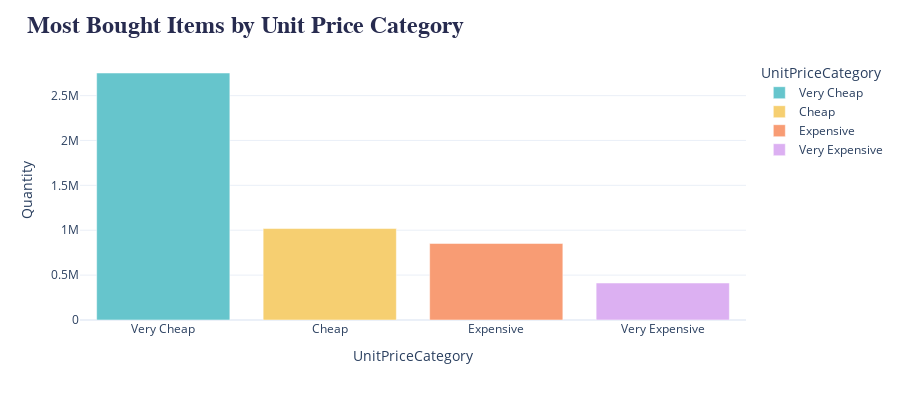

Notebook code for this chart:
### Code cell
fig = px.bar(
    ecommerce_by_unit.groupby('UnitPriceCategoryOrdinal', as_index=False).agg({'Quantity': 'sum', 'UnitPriceCategory': 'first'}),
    x='UnitPriceCategory',
    y='Quantity',
    color='UnitPriceCategory',
    color_discrete_sequence=px.colors.qualitative.Pastel,
    template='plotly_white',
    height=400,
)

fig.update_layout(
    title=dict(
        text='<b>Most Bought Items by Unit Price Category</b>',    
        x=0.03,
        y=0.96,
        font=dict(
            family='Helvetica',
            size=24,
            color='#272b4f'
        ),
    ),
),

fig.show()

### Figure 1 — Plotly figure (JSON) as saved in the notebook; plotly's stock layout.template omitted (floating-point values rounded to 4 significant figures)
{"data": [{"alignmentgroup": "True", "hovertemplate": "UnitPriceCategory=%{x}<br>Quantity=%{y}<extra></extra>", "legendgroup": "Very Cheap", "marker": {"color": "rgb(102, 197, 204)", "pattern": {"shape": ""}}, "name": "Very Cheap", "offsetgroup": "Very Cheap", "orientation": "v", "showlegend": true, "textposition": "auto", "type": "bar", "x": ["Very Cheap"], "xaxis": "x", "y": [2751930], "yaxis": "y"}, {"alignmentgroup": "True", "hovertemplate": "UnitPriceCategory=%{x}<br>Quantity=%{y}<extra></extra>", "legendgroup": "Cheap", "marker": {"color": "rgb(246, 207, 113)", "pattern": {"shape": ""}}, "name": "Cheap", "offsetgroup": "Cheap", "orientation": "v", "showlegend": true, "textposition": "auto", "type": "bar", "x": ["Cheap"], "xaxis": "x", "y": [1018916], "yaxis": "y"}, {"alignmentgroup": "True", "hovertemplate": "UnitPriceCategory=%{x}<br>Quantity=%{y}<extra></extra>", "legendgroup": "Expensive", "marker": {"color": "rgb(248, 156, 116)", "pattern": {"shape": ""}}, "name": "Expensive", "offsetgroup": "Expensive", "orientation": "v", "showlegend": true, "textposition": "auto", "type": "bar", "x": ["Expensive"], "xaxis": "x", "y": [852884], "yaxis": "y"}, {"alignmentgroup": "True", "hovertemplate": "UnitPriceCategory=%{x}<br>Quantity=%{y}<extra></extra>", "legendgroup": "Very Expensive", "marker": {"color": "rgb(220, 176, 242)", "pattern": {"shape": ""}}, "name": "Very Expensive", "offsetgroup": "Very Expensive", "orientation": "v", "showlegend": true, "textposition": "auto", "type": "bar", "x": ["Very Expensive"], "xaxis": "x", "y": [412143], "yaxis": "y"}], "layout": {"barmode": "relative", "height": 400, "legend": {"title": {"text": "UnitPriceCategory"}, "tracegroupgap": 0}, "margin": {"t": 60}, "title": {"font": {"color": "#272b4f", "family": "Helvetica", "size": 24}, "text": "<b>Most Bought Items by Unit Price Category</b>", "x": 0.03, "y": 0.96}, "xaxis": {"anchor": "y", "categoryarray": ["Very Cheap", "Cheap", "Expensive", "Very Expensive"], "categoryorder": "array", "domain": [0, 1], "title": {"text": "UnitPriceCategory"}}, "yaxis": {"anchor": "x", "domain": [0, 1], "title": {"text": "Quantity"}}}}
